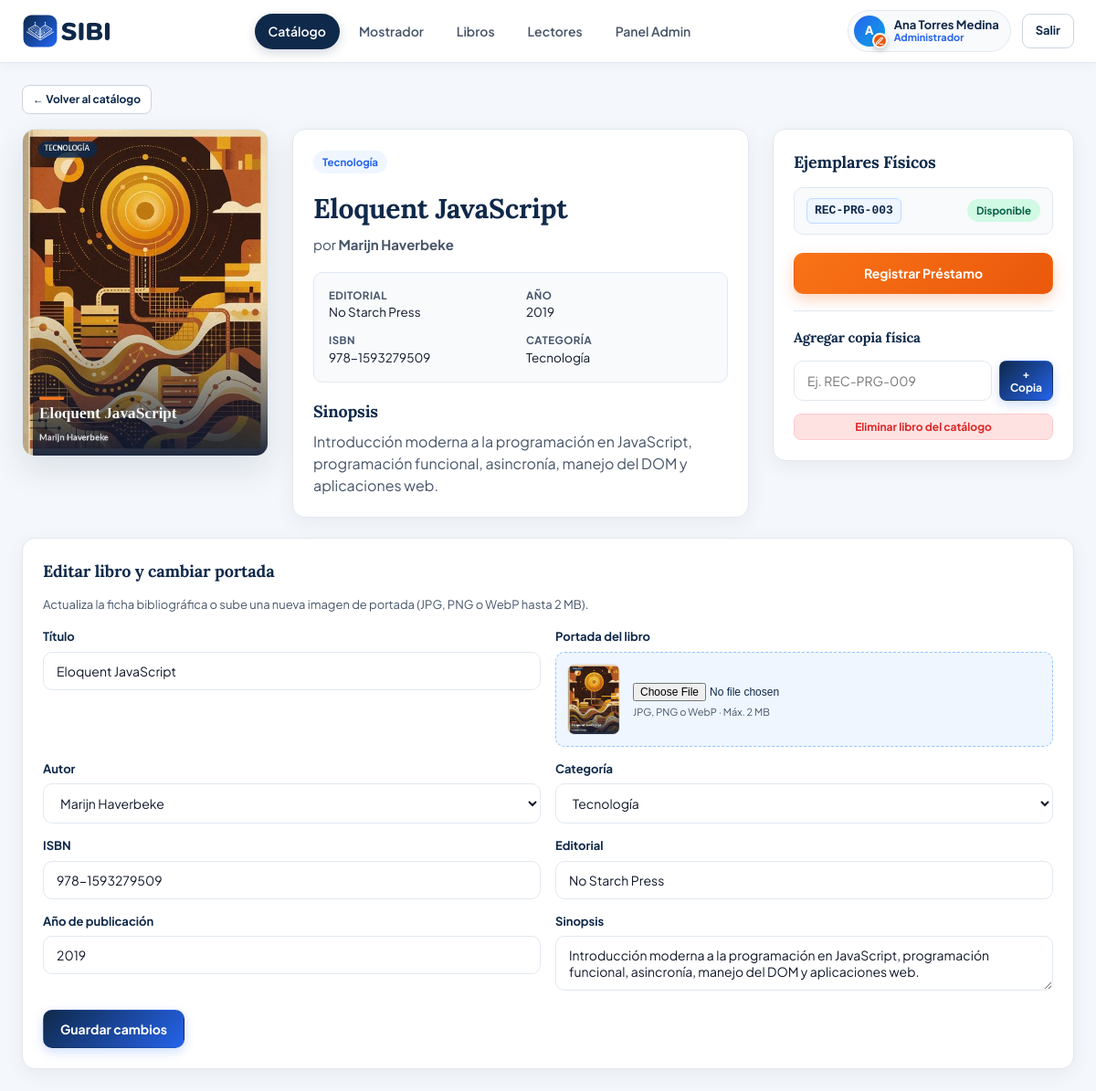
Page /libro.php?id=3 (signed in) on the committed database.
### tables this page shows
CREATE TABLE libros (
    id INT AUTO_INCREMENT PRIMARY KEY,
    titulo VARCHAR(200) NOT NULL,
    isbn VARCHAR(25) DEFAULT NULL,
    editorial VARCHAR(120) DEFAULT NULL,
    anio_publicacion SMALLINT DEFAULT NULL,
    autor_id INT NOT NULL,
    categoria_id INT NOT NULL,
    sinopsis TEXT DEFAULT NULL,
    portada VARCHAR(255) NOT NULL DEFAULT 'assets/img/portada-default.jpg',
    estado TINYINT(1) NOT NULL DEFAULT 1,
    fecha_registro TIMESTAMP DEFAULT CURRENT_TIMESTAMP,
    CONSTRAINT fk_libros_autor FOREIGN KEY (autor_id) REFERENCES autores(id),
    CONSTRAINT fk_libros_categoria FOREIGN KEY (categoria_id) REFERENCES categorias(id)
);

CREATE TABLE categorias (
    id INT AUTO_INCREMENT PRIMARY KEY,
    nombre VARCHAR(80) NOT NULL UNIQUE
);

CREATE TABLE autores (
    id INT AUTO_INCREMENT PRIMARY KEY,
    nombre VARCHAR(120) NOT NULL UNIQUE,
    nacionalidad VARCHAR(80) DEFAULT NULL
);

CREATE TABLE ejemplares (
    id INT AUTO_INCREMENT PRIMARY KEY,
    libro_id INT NOT NULL,
    codigo_ejemplar VARCHAR(20) NOT NULL UNIQUE,
    estado ENUM('disponible','prestado','mantenimiento','baja') NOT NULL DEFAULT 'disponible',
    fecha_registro TIMESTAMP DEFAULT CURRENT_TIMESTAMP,
    CONSTRAINT fk_ejemplares_libro FOREIGN KEY (libro_id) REFERENCES libros(id) ON DELETE CASCADE
);

### php/libros.php (called while the page is built, shortened)
<?php
require_once __DIR__ . '/auth.php';
function listar_categorias(PDO $pdo): array {
    return $pdo->query('SELECT * FROM categorias ORDER BY nombre')->fetchAll();
}
function listar_autores(PDO $pdo): array {
    return $pdo->query('SELECT * FROM autores ORDER BY nombre')->fetchAll();
}
function obtener_libro(PDO $pdo, int $id): ?array {
    $stmt = $pdo->prepare("
        SELECT l.*, a.nombre AS autor, c.nombre AS categoria
        FROM libros l
        JOIN autores a ON a.id = l.autor_id
        JOIN categorias c ON c.id = l.categoria_id
        WHERE l.id = ? AND l.estado = 1
    ");
    $stmt->execute([$id]);
    $libro = $stmt->fetch();
    $ej = $pdo->prepare("SELECT * FROM ejemplares WHERE libro_id = ? AND estado <> 'baja' ORDER BY codigo_ejemplar");
    $ej->execute([$id]);
    $libro['ejemplares'] = $ej->fetchAll();
    return $libro;
}

### php/auth.php (called while the page is built, shortened)
<?php
function h(string $str): string {
    return htmlspecialchars($str, ENT_QUOTES, 'UTF-8');
}
function usuario_actual(): ?array {
    return $_SESSION['usuario'] ?? null;
}

### libro.php (the view, shortened to what this page needs)
<?php
require_once __DIR__ . '/php/layout.php';
require_once __DIR__ . '/php/libros.php';
$id = (int)($_GET['id'] ?? 0);
$esStaff = in_array(usuario_actual()['rol'], ['administrador', 'bibliotecario'], true);
$libro = obtener_libro($pdo, $id);
$disponible = null;
foreach ($libro['ejemplares'] as $e) {
    if ($e['estado'] === 'disponible') { $disponible = $e['codigo_ejemplar']; break; }
}
$autores = $esStaff ? listar_autores($pdo) : [];
$categorias = $esStaff ? listar_categorias($pdo) : [];
?>
<main class="container">
  <div class="mb-16">
    <a href="catalogo.php" class="btn btn-outline btn-sm">← Volver al catálogo</a>
  </div>
  <div class="detail-grid mb-22">
    <div>
      <img src="<?= h($libro['portada']) ?>" alt="<?= h($libro['titulo']) ?>" class="detail-cover">
    </div>
    <div class="card">
      <span class="badge badge-blue mb-16"><?= h($libro['categoria']) ?></span>
      <h1 style="font-size:30px;margin-bottom:6px;"><?= h($libro['titulo']) ?></h1>
      <p class="text-muted" style="font-size:15px;">por <strong><?= h($libro['autor']) ?></strong></p>
      <div class="meta-list">
        <div><span>Editorial</span><?= h($libro['editorial'] ?: 'No registrada') ?></div>
        <div><span>Año</span><?= h((string)($libro['anio_publicacion'] ?: '—')) ?></div>
        <div><span>ISBN</span><?= h($libro['isbn'] ?: '—') ?></div>
        <div><span>Categoría</span><?= h($libro['categoria']) ?></div>
      </div>
      <h3 style="margin-bottom:8px;">Sinopsis</h3>
      <p style="color:var(--muted);"><?= nl2br(h($libro['sinopsis'] ?: 'Sin sinopsis registrada.')) ?></p>
    </div>
    <aside class="card">
      <h3>Ejemplares Físicos</h3>
      <?php if (!$libro['ejemplares']): ?>
        <p class="text-muted mb-16">Aún no hay copias físicas registradas.</p>
      <?php else: ?>
        <?php foreach ($libro['ejemplares'] as $e): ?>
          <div class="copy-item">
            <span class="code-tag"><?= h($e['codigo_ejemplar']) ?></span>
            <?php if ($e['estado'] === 'disponible'): ?>
              <span class="badge badge-green">Disponible</span>
            <?php elseif ($e['estado'] === 'prestado'): ?>
              <span class="badge badge-gray">Prestado</span>
            <?php else: ?>
              <span class="badge badge-amber">Mantenimiento</span>
            <?php endif; ?>
          </div>
        <?php endforeach; ?>
      <?php endif; ?>
      <?php if ($esStaff): ?>
        <?php if ($disponible): ?>
          <a href="mostrador.php?codigo=<?= urlencode($disponible) ?>" class="btn btn-primary btn-block" style="margin-top:12px;">Registrar Préstamo</a>
        <?php endif; ?>
        <hr style="border:none;border-top:1px solid var(--border);margin:18px 0;">
        <h3 style="font-size:15px;">Agregar copia física</h3>
        <form method="post" style="display:flex;gap:8px;margin-bottom:14px;">
          <input class="input" type="text" name="codigo_ejemplar" required placeholder="Ej. REC-PRG-009">
          <button type="submit" class="btn btn-navy btn-sm">+ Copia</button>
        </form>
        <form method="post">
          <button type="submit" class="btn btn-danger btn-block btn-sm" data-confirm="¿Seguro que deseas eliminar '<?= h($libro['titulo']) ?>' del catálogo?">Eliminar libro del catálogo</button>
        </form>
      <?php else: ?>
        <p class="text-muted" style="margin-top:14px;">Presenta el código del ejemplar disponible en el mostrador de biblioteca para solicitar el préstamo.</p>
      <?php endif; ?>
    </aside>
  </div>
  <?php if ($esStaff): ?>
  <section class="card">
    <h3>Editar libro y cambiar portada</h3>
    <p class="card-sub">Actualiza la ficha bibliográfica o sube una nueva imagen de portada (JPG, PNG o WebP hasta 2 MB).</p>
    <form method="post" enctype="multipart/form-data">
      <div class="grid-2">
        <div class="field">
          <label>Título</label>
          <input class="input" name="titulo" required value="<?= h($libro['titulo']) ?>">
        </div>
        <div class="field">
          <label>Portada del libro</label>
          <div class="cover-upload-box">
            <img id="edit-cover-preview" src="<?= h($libro['portada']) ?>" alt="Vista previa" class="cover-upload-preview">
            <div class="cover-upload-info">
              <input type="file" name="portada" accept="image/jpeg,image/png,image/webp" data-cover-input="edit-cover-preview">
              <small>JPG, PNG o WebP · Máx. 2 MB</small>
            </div>
          </div>
        </div>
      </div>
      <div class="grid-2">
        <div class="field">
          <label>Autor</label>
          <select class="input" name="autor_id" required>
            <?php foreach ($autores as $a): ?>
              <option value="<?= (int)$a['id'] ?>" <?= (int)$a['id'] === (int)$libro['autor_id'] ? 'selected' : '' ?>><?= h($a['nombre']) ?></option>
            <?php endforeach; ?>
          </select>
        </div>
        <div class="field">
          <label>Categoría</label>
          <select class="input" name="categoria_id" required>
            <?php foreach ($categorias as $c): ?>
              <option value="<?= (int)$c['id'] ?>" <?= (int)$c['id'] === (int)$libro['categoria_id'] ? 'selected' : '' ?>><?= h($c['nombre']) ?></option>
            <?php endforeach; ?>
          </select>
        </div>
      </div>
      <div class="grid-2">
        <div class="field"><label>ISBN</label><input class="input" name="isbn" value="<?= h($libro['isbn'] ?? '') ?>"></div>
        <div class="field"><label>Editorial</label><input class="input" name="editorial" value="<?= h($libro['editorial'] ?? '') ?>"></div>
      </div>
      <div class="grid-2">
        <div class="field"><label>Año de publicación</label><input class="input" type="number" name="anio_publicacion" value="<?= h((string)($libro['anio_publicacion'] ?? '')) ?>"></div>
        <div class="field"><label>Sinopsis</label><textarea class="input" name="sinopsis" rows="2"><?= h($libro['sinopsis'] ?? '') ?></textarea></div>
      </div>
      <button type="submit" class="btn btn-navy">Guardar cambios</button>
    </form>
  </section>
  <?php endif; ?>
</main>

### rows in the picture
libros: portada (picture), categoria.nombre "Tecnología", titulo "Eloquent JavaScript", autor.nombre "Marijn Haverbeke", editorial "No Starch Press", anio_publicacion "2019", isbn "978-1593279509", sinopsis "Introducción moderna a la programación en JavaScript, programación funcional, asincronía, manejo del DOM y aplicaciones web.", autor_id "Marijn Haverbeke", categoria_id "Tecnología"
ejemplares: codigo_ejemplar "REC-PRG-003", estado "Disponible"

### other values in the picture
$inicial "A"
etiqueta_rol($rol) "Administrador"
